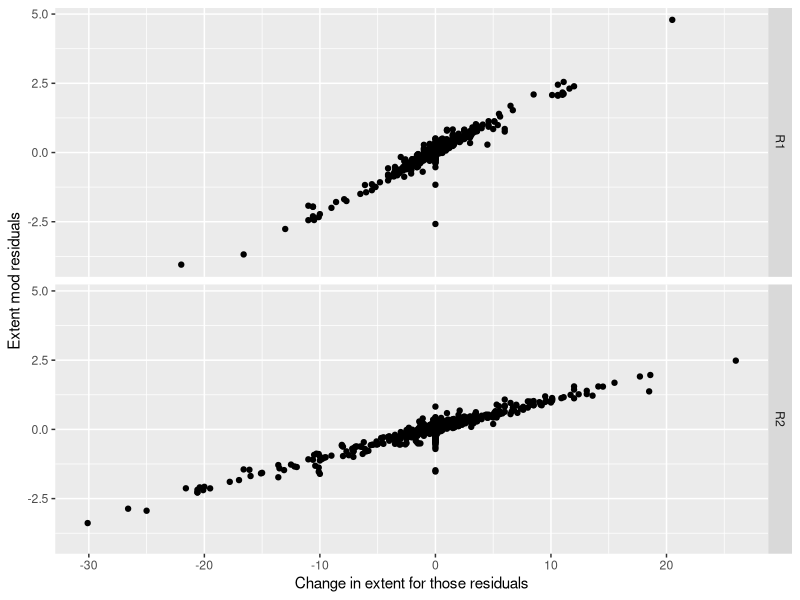
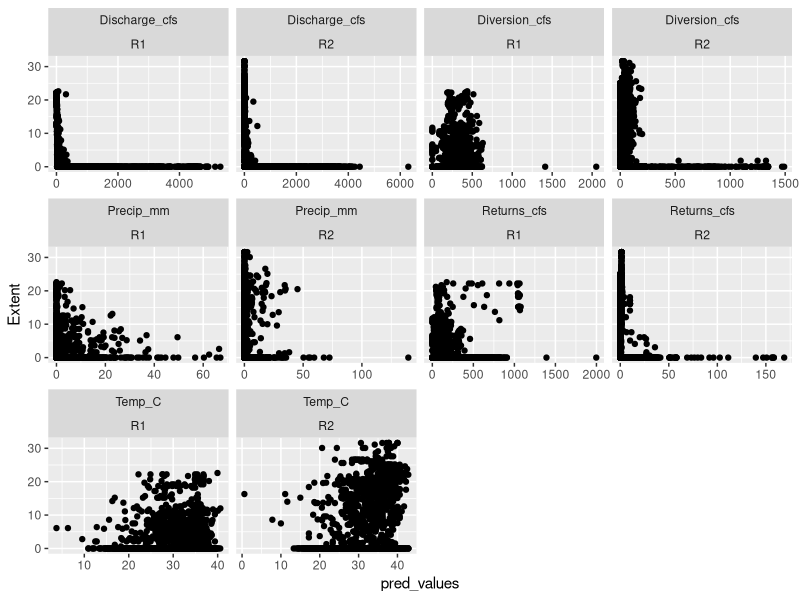
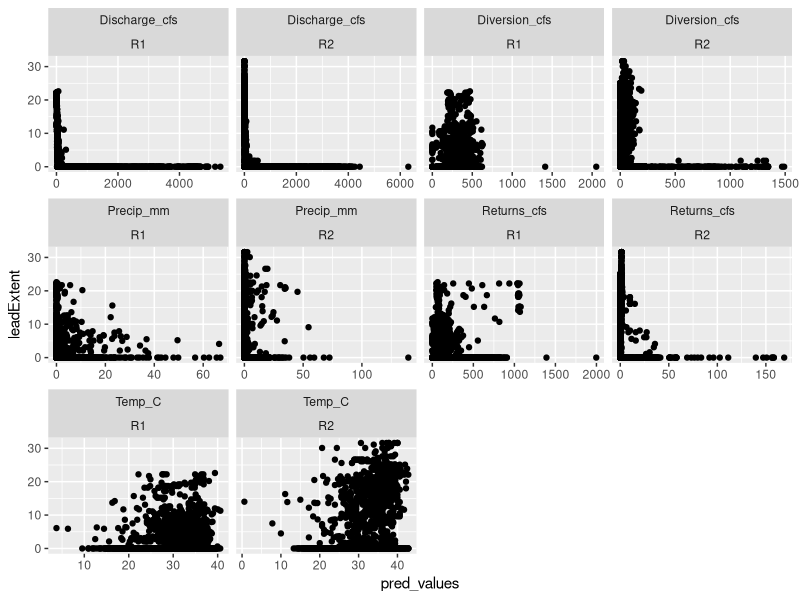
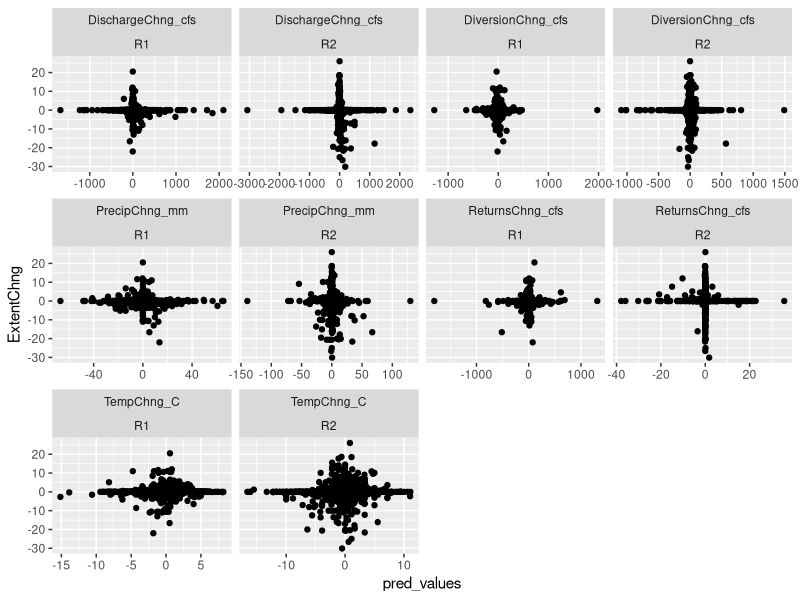
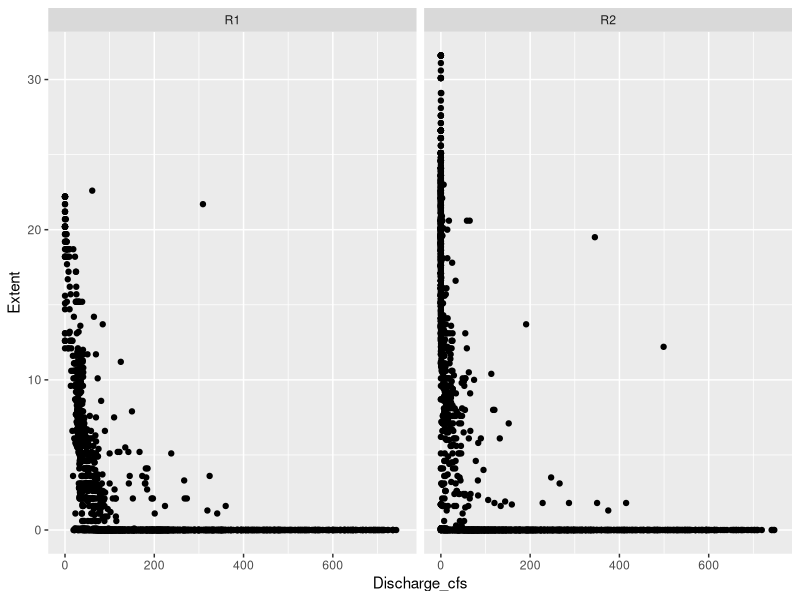
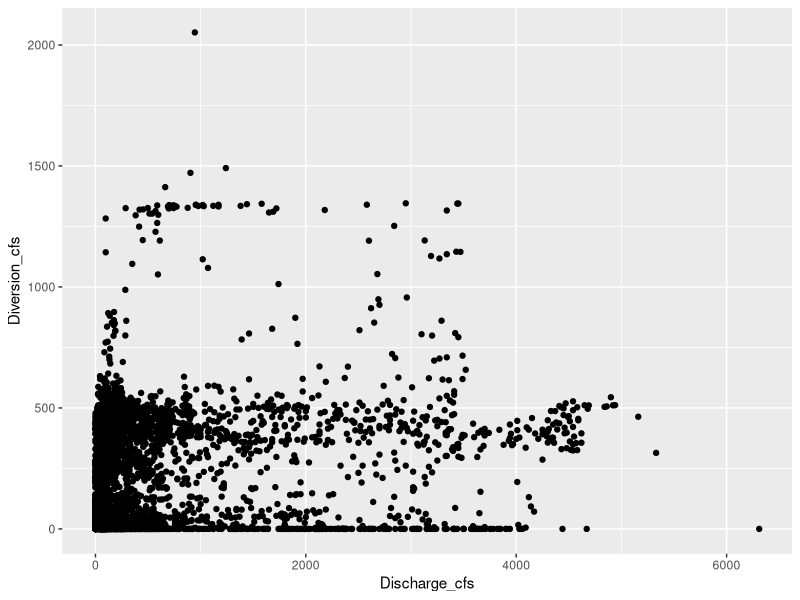
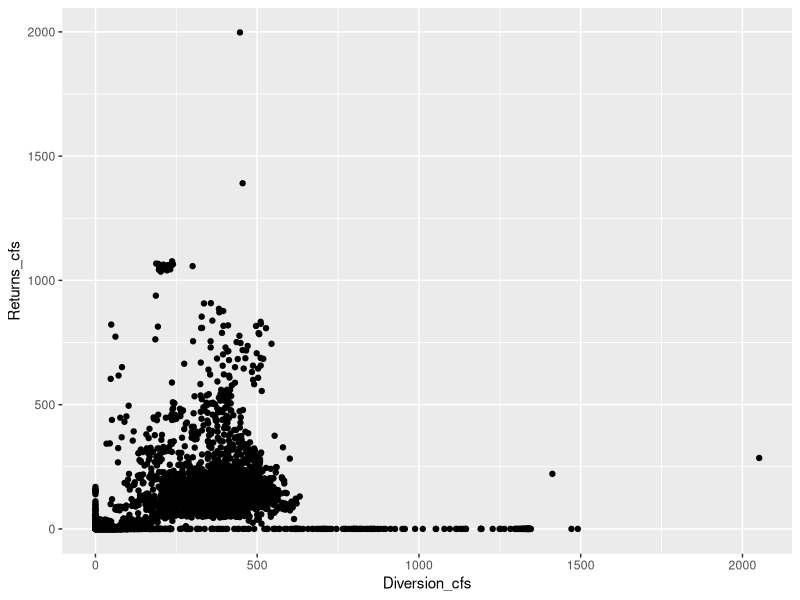

Generate these figures, in order, with R:
#read me ####
#the purpose of this script is to better understand the poor residuals
#best Extent Dry model - 2 states diversion subreaches

#libraries ####
library(tidyverse)

#read data ####
dat <- read.csv("Data/Processed/DiversionSubreachData.csv", header = T) %>% 
  mutate(Date = as.Date(Date, format = "%Y-%m-%d" )) %>% 
  filter(between(month(Date), 4, 10)) %>% 
  group_by(Reach) %>% 
  mutate(t = row_number())

resids <- read.csv("Data/Processed/PredsExtDiv.csv") %>% 
  rename(Reach = 1)

#wrangle data ####
temp <- dat %>% 
  full_join(resids)

#plots ####
  
  #change from day before against residuals
ggplot(temp, aes(x = ExtentChng, y = Resid))+
  geom_point()+
  facet_grid(rows= vars(Reach))+
  ylab("Extent mod residuals")+
  xlab("Change in extent for those residuals")

  #extent by covariates
dat %>% 
  select(Date, Extent, Precip_mm, Temp_C, Discharge_cfs, Diversion_cfs, Returns_cfs) %>% 
  pivot_longer(Precip_mm:Returns_cfs, names_to = "covs", values_to = "pred_values") %>% 
  ggplot(aes(x = pred_values, y = Extent))+
  geom_point()+
  facet_wrap(covs ~ Reach, scales = "free_x")

   #lead extent by covariates
dat %>%  
  select(Date, Extent, Precip_mm, Temp_C, Discharge_cfs, Diversion_cfs, Returns_cfs) %>% 
  mutate(leadExtent = lead(Extent, 1))%>% #applied 1 - 14 days some response by discharge/return 
  pivot_longer(Precip_mm:Returns_cfs, names_to = "covs", values_to = "pred_values") %>% 
  ggplot(aes(x = pred_values, y = leadExtent))+
  geom_point()+
  facet_wrap(covs ~ Reach, scales = "free_x")

  #change in extent by change in covariates
dat %>% 
  select(Date, ExtentChng, PrecipChng_mm, TempChng_C, DischargeChng_cfs, DiversionChng_cfs, ReturnsChng_cfs) %>% 
  pivot_longer(PrecipChng_mm:ReturnsChng_cfs, names_to = "covs", values_to = "pred_values") %>% 
  ggplot(aes(x = pred_values, y = ExtentChng))+
  geom_point()+
  facet_wrap(covs ~ Reach, scales = "free_x")


#random
dat %>% 
  select(Date, Extent, Discharge_cfs) %>% 
  ggplot(aes(x = Discharge_cfs, y=Extent))+
  geom_point()+
  facet_wrap(~Reach)+
  scale_x_continuous(limits = (c(0, 750)))

dat %>% 
  ggplot(aes(x = Discharge_cfs, y = Diversion_cfs))+
  geom_point()

dat %>% 
  ggplot(aes(x = Diversion_cfs, y = Returns_cfs))+
  geom_point()
             